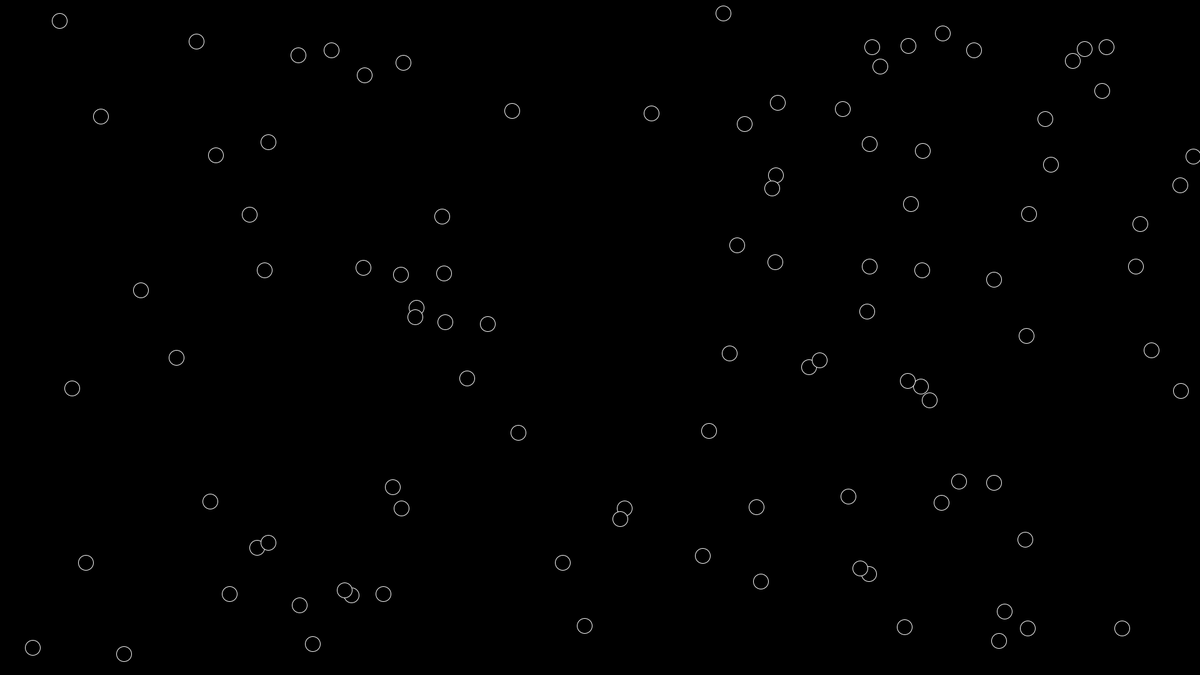
Frame 1 (no input)
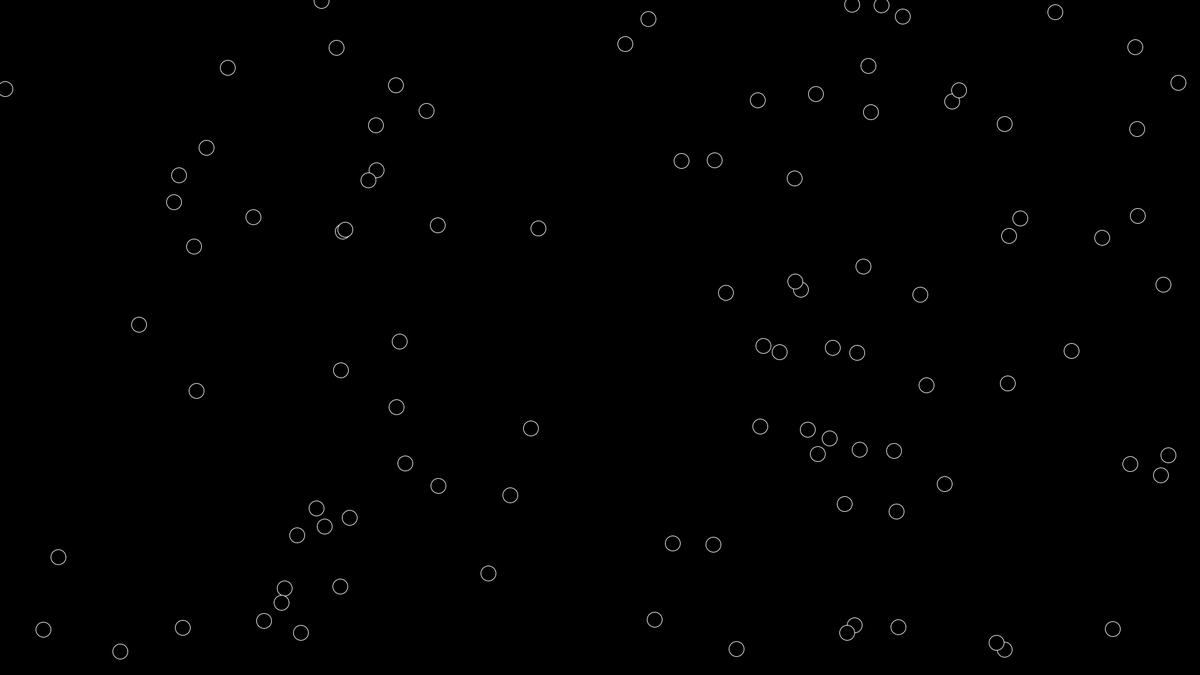
Frame 60 (the mouse pressed at the canvas centre just before this capture)
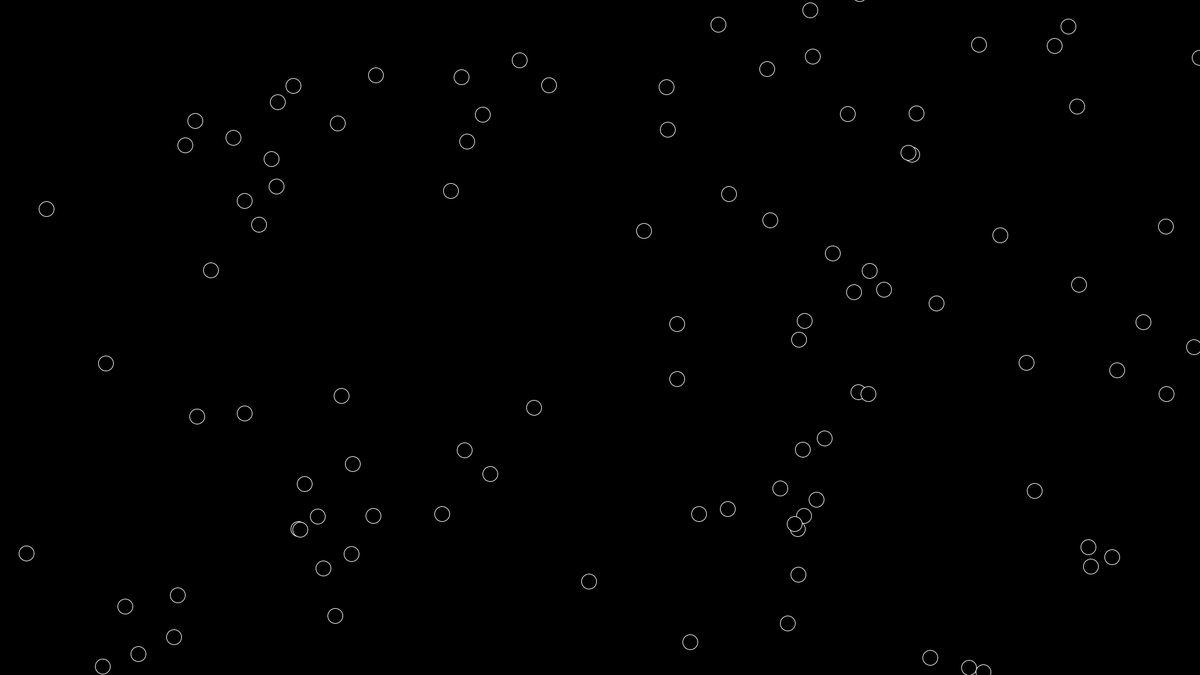
Frame 120 (the mouse held since frame 60 and released just before this capture)

The Processing sketch that drew these frames (run headless with seeded random() and noise(); from frame 60 on, the mouse is pressed at the canvas centre):

// Processing sketch: Circles
// ── Circles.pde
//change value of numberOfBalls to spawn different number of balls
int numberOfBalls = 100;
//parameters for program use
ArrayList<Ball> ballPit = new ArrayList<Ball>();

void setup(){
  // set size of window
  size(1920, 1080);
  // set colour of background
  background(0);
  //add (numberOfBalls) ball objects to array
  for(int x = 0; x++ < numberOfBalls; ballPit.add(new Ball())){
  }
}

void draw(){
  //redraw background every frame
  background(0);
  //iterate through selected ball functions for every ball in array
  for (Ball b : ballPit){
    //draws ball
    b.displayBall();
    //bounces ball off edge of window
    b.edgeBounce();
    //moves ball in random direction
    //b.moveBall();
    //moves ball in random direction, introduces jitter
    b.wiggleBall();
  }
}

// ── Ball.pde
//creates ball that appears at random xy
class Ball{
  
float circleX = (random(width));
float circleY = (random(height));
float xSpeed = (random(-3,3));
float ySpeed = (random(-3,3));

void displayBall(){
  stroke(255);
  fill(0);
  ellipse(circleX,circleY,24,24);
}

void edgeBounce(){
  if(circleX >= width || circleX <= 0){
    xSpeed = xSpeed * -1;
  }
  if(circleY >= height || circleY <=0){
    ySpeed = ySpeed * - 1;
  }
}

void moveBall(){
  circleX = circleX + xSpeed;
  circleY = circleY + ySpeed;
}

void wiggleBall(){
  circleX = circleX + xSpeed;
  circleY = circleY + ySpeed;
  circleX = circleX + (random(-3,3));
  circleY = circleY + (random(-3,3));
}
}
